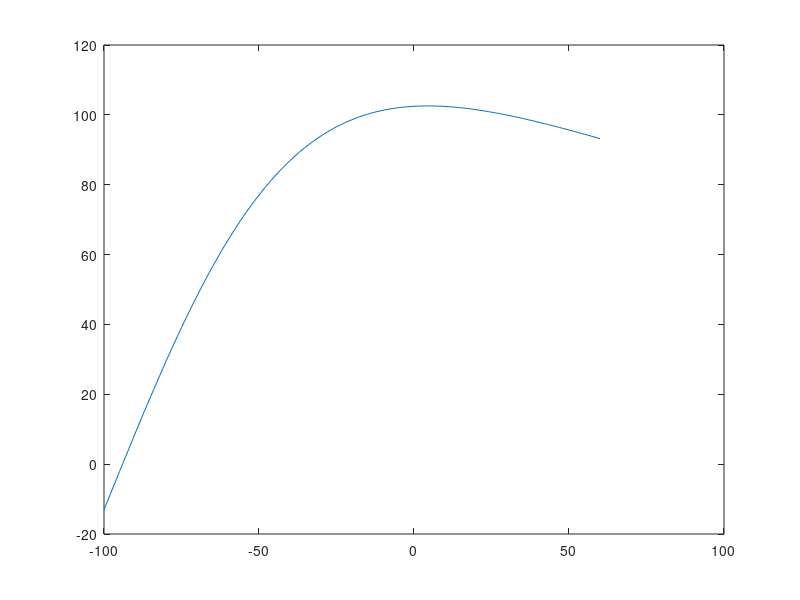

MATLAB code to generate this figure:
V = [-100:1.0:60];
I = zeros(size(V));

for i = 1:size(V, 2)
  sigma   = 0.6;
  g_0     = 4;
  p_0     = 0.91;
  E_K_ATP = -94.02;
  H_K_ATP = -0.001;
  K_m_ATP = 0.56;
  surf    = 1;

  ATP_i = V(i) + 101;
  ADP_i = 10;

  H = 1.3 + 0.74*exp(-H_K_ATP*ADP_i);
  K_m = 35.8 + 17.9*ADP_i^K_m_ATP;
  f_ATP = 1.0/(1.0 + (ATP_i/K_m)^H);

  I(i) = sigma*surf*g_0*p_0*f_ATP*(V(i) - E_K_ATP);
endfor

plot(V, I)
